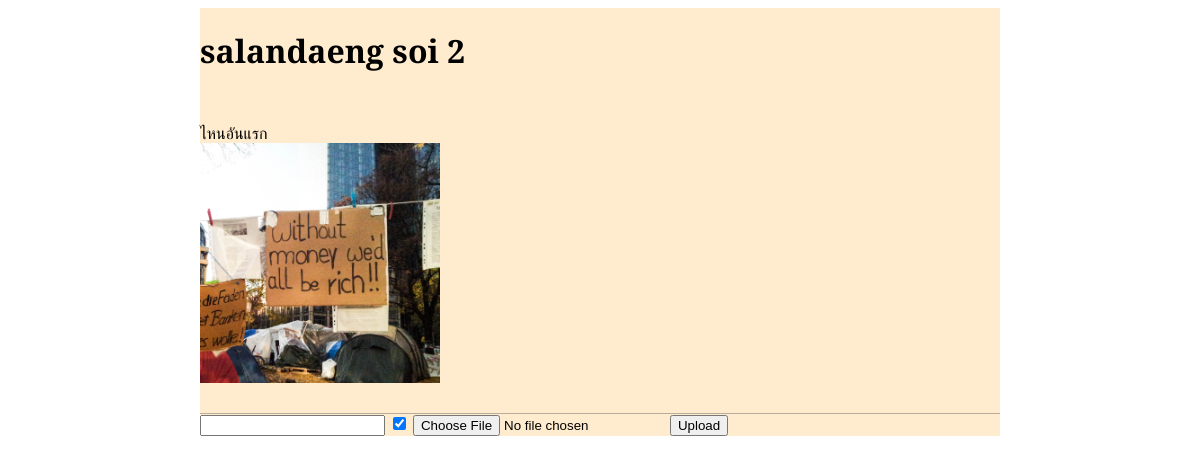
Page /10/ on the committed database.
### cabinets/models.py (models this page shows, shortened)
class Cabinet(models.Model):
    name_text = models.CharField(max_length=200)
    pub_date = models.DateTimeField(default=datetime.datetime.now())
    image = models.ImageField(upload_to='cabinets', null=True)

class Update(models.Model):
    cabinet = models.ForeignKey(Cabinet, on_delete=models.CASCADE)
    comment_text = models.CharField(max_length = 200)
    pub_date = models.DateTimeField(default=datetime.datetime.now())
    need_refill = models.BooleanField(default=True)
    image_update = models.ImageField(upload_to='cabinets/uploads', blank=True, null=True)

### cabinets/views.py (the view)
# urls.py: path('<int:cabinet_id>/', views.detail, name='detail'),
def detail(request, cabinet_id):
    if request.method == 'POST':
        request.POST = request.POST.copy()
        request.POST['pub_date'] = datetime.datetime.now()
        request.POST['cabinet'] = get_object_or_404(Cabinet, pk=cabinet_id)
        form = UpdateForm(request.POST or None, request.FILES or None)
        print(request.POST)
        if form.is_valid():
            try:
                form.save()
            except:
                HttpResponse('some error occurred')
        else:
            form = UpdateForm()
        return HttpResponseRedirect(reverse('cabinets:detail', args=(cabinet_id,)))
    elif request.method == 'GET':
        cabinet = get_object_or_404(Cabinet, pk=cabinet_id)
        latest_updates_list = cabinet.update_set.order_by('-pub_date')[:5]
        form = UpdateForm(initial = {'cabinet': cabinet_id })
        context = {
            'form' : form,
            'cabinet': cabinet,
            'latest_updates_list': latest_updates_list,
        }
        return render(request, 'cabinets/detail.html', context,)
    else:
        HttpResponse('think your code is brokwen bro')

### cabinets/forms.py
class UpdateForm(forms.ModelForm):
    class Meta:
        model = Update
        fields = [
            'cabinet', 'pub_date',
            'comment_text', 'need_refill', 'image_update'
        ]

### cabinets/templates/cabinets/detail.html (shortened to what this page needs)
{% extends 'cabinets/base.html' %}
{% block content %}
<h1>{{ cabinet.name_text }}</h1>
{% for update in latest_updates_list %}
<div class = list-container>
        {{ update.comment_text }}
        {% if update.image_update %}
                <img src="{{ update.image_update.url }}" alt="photo of {{ update.comment_text }}" class = 'update-image'>
        {% endif %}
</div>
{% endfor %}
    <form method = "post" enctype="multipart/form-data">
            {{ form.comment_text }}
            {{ form.need_refill }}
            {{ form.image_update }}
            <button type="submit">Upload</button>
    </form>
{% endblock content %}

### cabinets/static/cabinets/css/styles.css (style rules this page uses)
html, body { font-family: 'Playfair Display', 'Sarabun', serif; }
.list-container { display: flex; flex-direction: column; width: 100%; margin: 0 auto; padding: 30px 0; border-bottom: 1px solid rgba(94, 93, 93, 0.438) ; }
.update-image { display: block; max-width: 30%; }

### rows in the picture
Cabinet: name_text "salandaeng soi 2"
Update: comment_text "ไหนอันแรก", image_update (picture)
